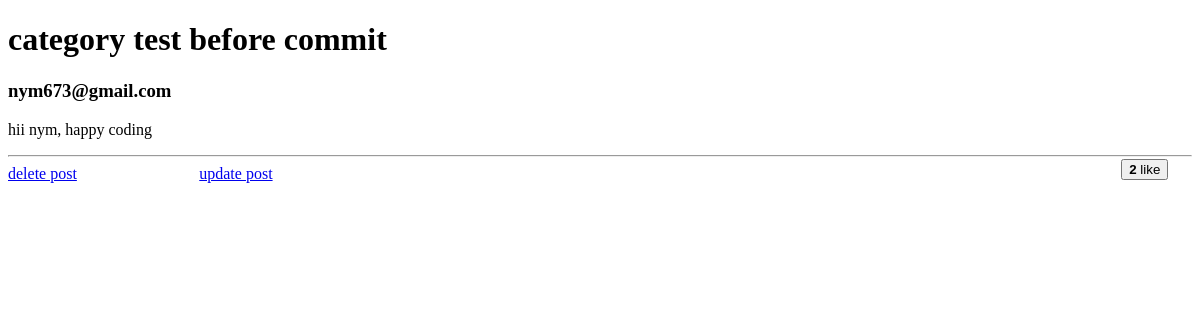
The app's page /dashboard/post/10/details/ (signed in), older data.
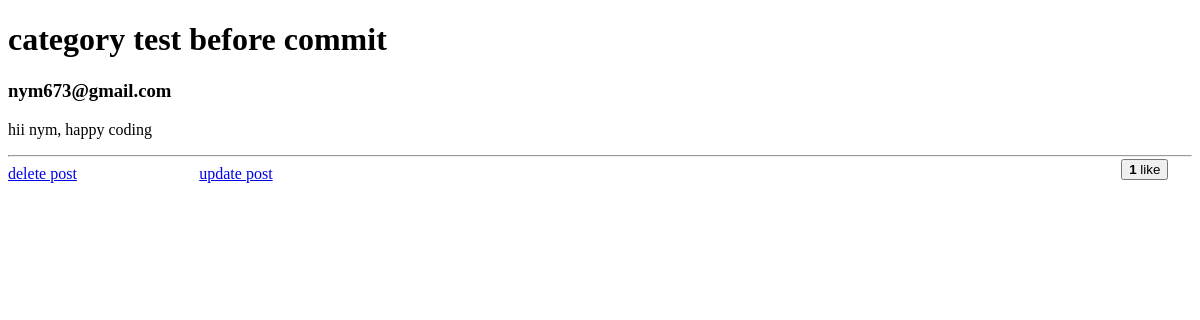
The same page, newer data.
### app/dashboard/writer/post/models.py (models this page shows, shortened)
class post(models.Model):
  User_Name = models.ForeignKey(settings.AUTH_USER_MODEL, on_delete=models.CASCADE,default= 0)
  Users_views = models.ManyToManyField(CustomUser, related_name='Users_views', default= 0)
  Category = models.CharField(max_length=100,null=True,primary_key=False)
  Title   = models.CharField(max_length=500, null=True,primary_key=False)
  Details = models.TextField()
  views = models.IntegerField(default=0)
  like = models.IntegerField(default=0)
  likes = models.ManyToManyField(CustomUser, related_name='blog_posts_likes')
  published_date = models.DateTimeField(default=timezone.now)

### app/user/models.py (models this page shows)
class CustomUser(AbstractUser):
  name = models.CharField(max_length=50)
  email = models.EmailField(max_length=100,unique=True)
  username = None
  USERNAME_FIELD = 'email'
  REQUIRED_FIELDS = []
  Category = models.CharField(max_length=50)
  created_at = models.DateTimeField(auto_now_add=True)
  updated_at = models.DateTimeField(auto_now=True)

### app/dashboard/writer/post/views.py (the view)
# urls.py: path('<int:id>/details/',views.detailsVIEW, name='details'),
def detailsVIEW(request, id):
  content = post.objects.filter(id=id)
  blog_post = post.objects.get(id=id)
  blog_post.views = blog_post.views + 1
  blog_post.save()
  return render(request,'details.html', {'content': content})

### templates/details.html (shortened to what this page needs)
<!DOCTYPE html>
<html lang="en">
<head>
</head>
<body>
  {% for i in content %}
    <h1>{{ i.Title }}</h1>
    <h3>{{ i.User_Name }}</h3>
    <p>{{ i.Details }}</p>
    <hr>
    {% if user == i.User_Name %}
      <a href="{% url 'delete' i.pk %}" >delete post</a>
      <a style="margin-left: 10%;" href="{% url 'update' i.pk %}" >update post</a>
    {% endif %}
    <form method="POST" action="{% url 'like' i.id %}">
      <div class="btn-group" role="group" aria-label="Basic example" style="float: right; margin-top: -2%; margin-right: 2%;">
      {% if user.is_authenticated %}
        <button type="submit" class="btn btn-primary" name="post_id" value="{{ i.id }}"><b style="color: black;">{{ i.like }}</b> like</button>
      {% endif %}
      </div>
    </form>
  {% endfor %}
</body>
</html>

Row changes from the older to the newer data that the page shows:
changed post "category test before commit": like "2" → "1"
